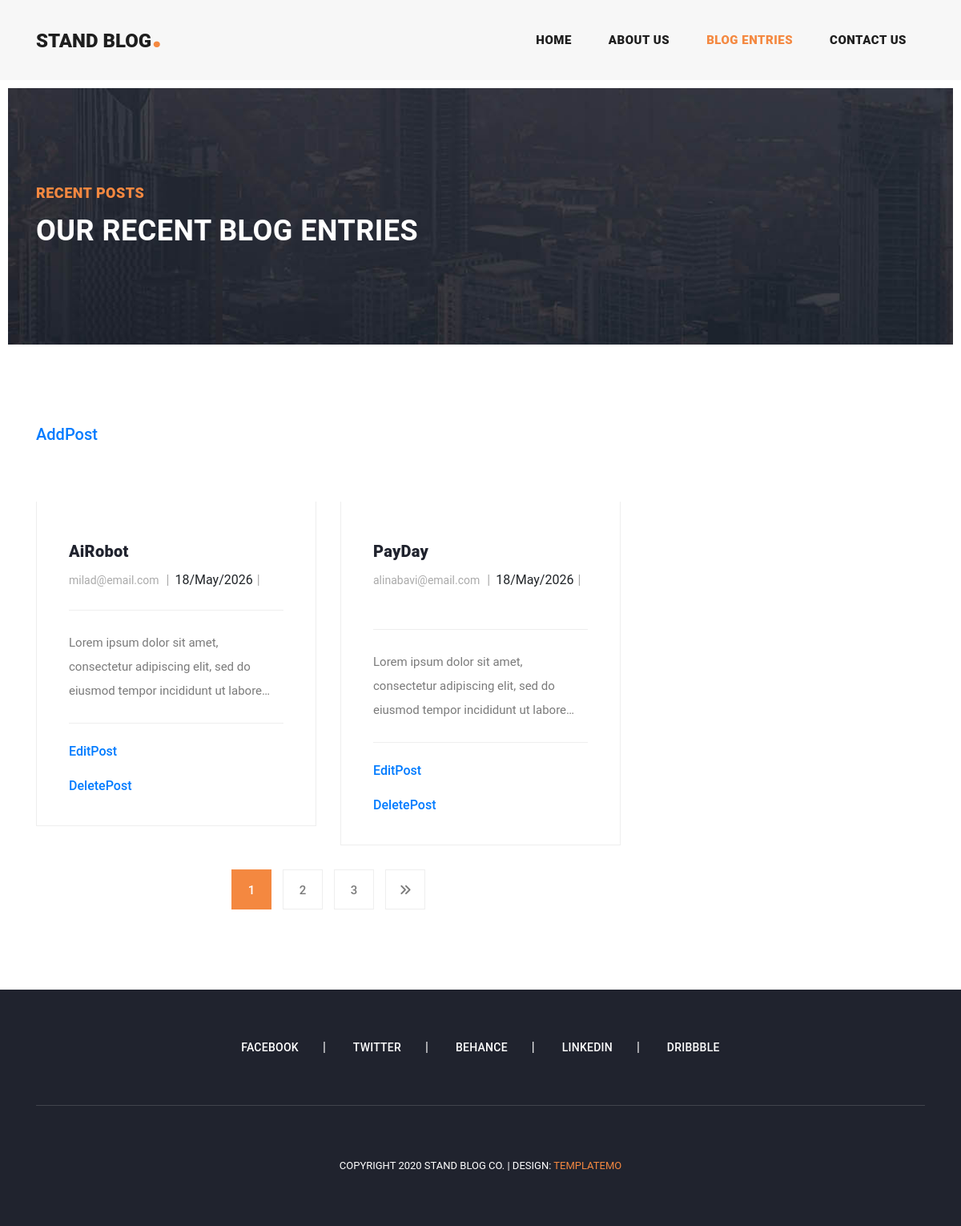
The app's page /blog/post/ (signed in), older data.
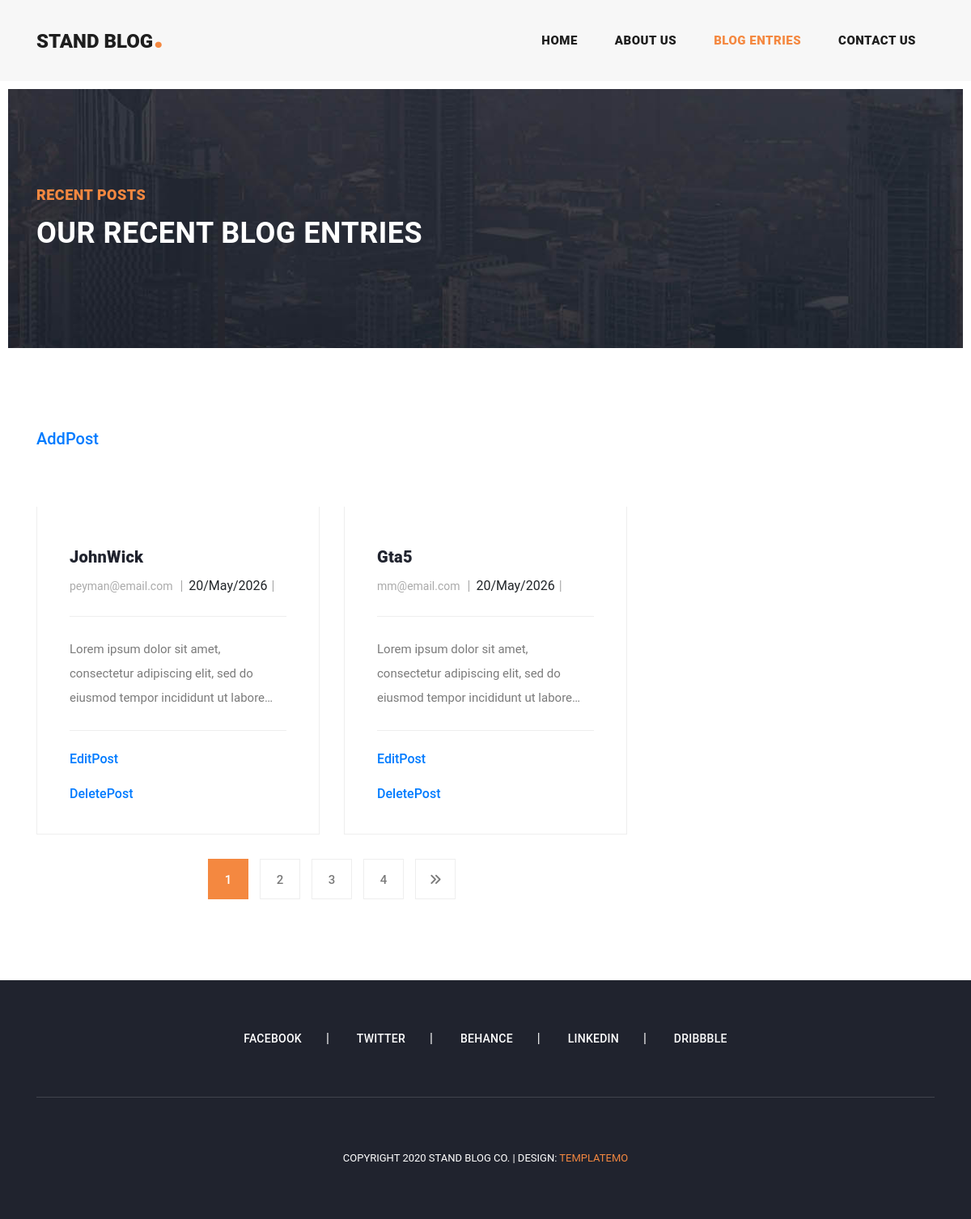
The same page, newer data.
### blog_app/models.py (models this page shows, shortened)
class Post(models.Model):
    author = models.ForeignKey(User, on_delete=models.CASCADE)
    category = models.ForeignKey('Category', on_delete=models.SET_NULL, null=True)
    title = models.CharField(max_length=200)
    image = models.ImageField(blank=True, null=True)
    content = models.TextField()
    status = models.BooleanField(default=False)
    created_date = models.DateTimeField(auto_now_add=True)
    updated_date = models.DateTimeField(auto_now=True)
    published_date = models.DateTimeField()
    slug = models.SlugField(unique=True, blank=True, allow_unicode=True, null=True)
    def get_absolute_url(self):
        return reverse("blog_app:post-detail", kwargs={"slug": self.slug})

### accounts_app/models.py (models this page shows, shortened)
class User(AbstractBaseUser, PermissionsMixin):
    email = models.EmailField(unique=True, max_length=255)
    is_superuser = models.BooleanField(default=False)
    is_active = models.BooleanField(default=True)
    is_staff = models.BooleanField(default=False)
    first_name = models.CharField(max_length=100)
    USERNAME_FIELD = 'email'
    REQUIRED_FIELDS = []
    create_date = models.DateTimeField(auto_now_add=True)
    update_date = models.DateTimeField(auto_now=True)
    objects = UserManager()

### blog_app/views.py (the view)
# urls.py: path('post/', views.PostListView.as_view(), name='post-list'),
class PostListView(PermissionRequiredMixin,LoginRequiredMixin,ListView):
    permission_required = 'blog.view_post'
    queryset = Post.objects.filter(status=True).order_by('-created_date')
    context_object_name = 'posts'
    paginate_by = 2

### blog_app/templates/blog_app/post_list.html (shortened to what this page needs)
{% extends 'base.html' %}
{% load static %}
{% block content %}
    <div class="heading-page header-text">
        <section class="page-heading">
            <div class="container">
                <div class="row">
                    <div class="col-lg-12">
                        <div class="text-content">
                            <h4>Recent Posts</h4>
                            <h2>Our Recent Blog Entries</h2>
                        </div>
                    </div>
                </div>
            </div>
        </section>
    </div>
    <section class="blog-posts grid-system">
        <div class="container">
        <h5><a href="{% url 'blog_app:post-create' %}">AddPost</a></h5>
        <br>
        <br>
            <div class="row">
                <div class="col-lg-8">
                    <div class="all-blog-posts">
                        <div class="row">
                            {% for post in posts %}
                                <div class="col-lg-6">
                                    <div class="blog-post">
                                        <div class="blog-thumb">
                                        </div>
                                        <div class="down-content">
                                            <a href="{{ post.get_absolute_url }}"><h4>{{ post.title }}</h4></a>
                                            <ul class="post-info">
                                                <li>
                                                    {% if post.author.email %}
                                                        <a href="">{{ post.author.email }}</a>
                                                    {% else %}
                                                        {{ post.author.email }}
                                                    {% endif %}
                                                </li>
                                                <li>{{ post.created_date|date:"d/M/Y" }}</li>
                                            </ul>
                                            <p>{{ post.content|truncatechars:100 }}</p>
                                        <h6><a href="{% url 'blog_app:post-update' slug=post.slug %}">EditPost</a></h6>
                                        <br>
                                        <h6><a href="{% url 'blog_app:post-delete' slug=post.slug %}">DeletePost</a></h6>
                                        </div>
                                    </div>
                                </div>
                            {% endfor %}
                            <div class="col-lg-12">
                                <ul class="page-numbers">
                                    {% for num in page_obj.paginator.page_range %}
                                        {% if num == page_obj.number %}
                                            <li class="active"><a href="">{{ num }}</a></li>
                                        {% else %}
                                            <li><a href="?page={{ num }}">{{ num }}</a></li>
                                        {% endif %}
                                    {% endfor %}
                                    {% if page_obj.has_next %}
                                        <li><a href="?page={{ page_obj.next_page_number }}"><i
                                                class="fa fa-angle-double-right"></i></a></li>
                                    {% endif %}
                                </ul>
                            </div>
                        </div>
                    </div>
                </div>
                <div class="col-lg-4">
                    <div class="sidebar">
                        <div class="row">
                            <div class="col-lg-12">
                            </div>
                        </div>
                    </div>
                </div>
            </div>
        </div>
    </section>
{% endblock %}

### templates/base.html (shortened to what this page needs)
{% load static %}
<!DOCTYPE html>
<html lang="en">
<head>
{% include 'head_ref.html' %}
</head>
<body>
{% include 'header.html' %}
{% block content %}{% endblock %}
{% include 'footer.html' %}
</body>
</html>

### templates/head_ref.html (shortened to what this page needs)
{% load static %}
<link href="{% static 'vendor/bootstrap/css/bootstrap.min.css' %}" rel="stylesheet">
<link rel="stylesheet" href="{% static 'assets/css/fontawesome.css' %}">
<link rel="stylesheet" href="https://cdnjs.cloudflare.com/ajax/libs/font-awesome/6.4.0/css/all.min.css" />
<link rel="stylesheet" href="{% static 'assets/css/templatemo-stand-blog.css' %}">
<link rel="stylesheet" href="{% static 'assets/css/owl.css' %}">

### templates/header.html (shortened to what this page needs)
{% load static %}
<header class="">
    <nav class="navbar navbar-expand-lg">
        <div class="container">
            <a class="navbar-brand" href="index.html"><h2>Stand Blog<em>.</em></h2></a>
            <div class="collapse navbar-collapse" id="navbarResponsive">
                <ul class="navbar-nav ml-auto">
                    <li class="nav-item {% if request.resolver_match.url_name == 'index' %}active bg-orange{% endif %}">
                        <a class="nav-link" href="{% url 'home_app:index' %}">Home</a>
                    </li>
                    <li class="nav-item">
                        <a class="nav-link" href="about.html">About Us</a>
                    </li>
                    <li class="nav-item">
                        <a class="nav-link {% if request.resolver_match.url_name == 'post-list' %}active bg-orange{% endif %}"
                           href="{% url 'blog_app:post-list' %}">Blog Entries</a>
                    </li>
                    <li class="nav-item">
                        <a class="nav-link" href="contact.html">Contact Us</a>
                    </li>
                </ul>
            </div>
        </div>
    </nav>
</header>

### templates/footer.html
{% load static %}
<footer>
    <div class="container">
        <div class="row">
            <div class="col-lg-12">
                <ul class="social-icons">
                    <li><a href="">Facebook</a></li>
                    <li><a href="">Twitter</a></li>
                    <li><a href="">Behance</a></li>
                    <li><a href="">Linkedin</a></li>
                    <li><a href="">Dribbble</a></li>
                </ul>
            </div>
            <div class="col-lg-12">
                <div class="copyright-text">
                    <p>Copyright 2020 Stand Blog Co.
                        | Design: <a rel="nofollow" href="https://templatemo.com" target="_parent">TemplateMo</a></p>
                </div>
            </div>
        </div>
    </div>
</footer>

### templates/foot_ref.html (shortened to what this page needs)
{% load static %}

### staticfiles/assets/css/templatemo-stand-blog.css (style rules this page uses)
body { font-family: 'Roboto', sans-serif; overflow-x: hidden; text-rendering: optimizeLegibility; -webkit-font-smoothing: antialiased; -moz-osx-font-smoothing: grayscale; }
p { margin-bottom: 0px; font-size: 15px; font-weight: 400; color: #7a7a7a; line-height: 30px; }
a { text-decoration: none!important; }
ul { padding: 0; margin: 0; list-style: none; }
h1,h2,h3,h4,h5,h6 { margin: 0px; }
.heading-page { padding-top: 110px; }
.page-heading { margin: 0px 10px; padding: 120px 0px; text-align: left; background-position: center center; background-repeat: no-repeat; background-size: cover; background-image: url(../images/heading-bg.jpg); }
.page-heading .text-content h4 { color: #f48840; font-size: 18px; text-transform: uppercase; font-weight: 900; letter-spacing: 0.5px; margin-bottom: 15px; }
.page-heading .text-content h2 { color: #fff; font-size: 36px; font-weight: 700; text-transform: uppercase; letter-spacing: 0.5px; }
header { position: absolute; z-index: 99999; width: 100%; height: 100px; background-color: #f7f7f7; -webkit-transition: all 0.3s ease-in-out 0s; -moz-transition: all 0.3s ease-in-out 0s; -o-transition: all 0.3s ease-in-out 0s; transition: all 0.3s ease-in-out 0s; }
header .navbar { padding: 25px 0px; }
.navbar .navbar-brand { float: left; margin-top: -12px; outline: none; }
.navbar .navbar-brand h2 { color: #1e1e1e; text-transform: uppercase; font-size: 24px; font-weight: 900; -webkit-transition: all .3s ease 0s; -moz-transition: all .3s ease 0s; -o-transition: all .3s ease 0s; transition: all .3s ease 0s; }
.navbar .navbar-brand h2 em { font-size: 44px; font-style: normal; color: #f48840; }
#navbarResponsive { z-index: 999; }
.navbar-collapse { text-align: center; }
.navbar .navbar-nav .nav-item { margin: 0px 15px; }
.navbar .navbar-nav a.nav-link { text-transform: capitalize; font-size: 15px; font-weight: 800; text-transform: uppercase; letter-spacing: 0.5px; color: #1e1e1e; transition: all 0.3s; }
.navbar .navbar-nav .nav-link:hover, .navbar .navbar-nav .active>.nav-link, .navbar .navbar-nav .nav-link.active, .navbar .navbar-nav .nav-link.show, .navbar .navbar-nav .show>.nav-link { color: #f48840; }
.blog-posts { margin-top: 100px; }
.blog-posts .blog-post { margin-bottom: 30px; }
.blog-posts .down-content { padding: 40px; border-right: 1px solid #eee; border-left: 1px solid #eee; border-bottom: 1px solid #eee; }
.blog-posts .down-content h4 { font-size: 24px; text-transform: capitalize; letter-spacing: 0.5px; font-weight: 900; color: #20232e; margin: 10px 0px 12px 0px; }
.blog-posts .down-content ul.post-info li { display: inline-block; margin-right: 8px; }
.blog-posts .down-content ul.post-info li:after { content: '|'; color: #aaa; margin-left: 8px; }
.blog-posts .down-content h4 { font-size: 20px; letter-spacing: 0.25px; }
.grid-system .down-content ul.post-info li { margin-right: 3px; }
.grid-system .down-content ul.post-info li:after { margin-left: 5px; }
.blog-posts .down-content ul.post-info li a { font-size: 14px; color: #aaa; font-weight: 400; transition: all .3s; }
.blog-posts .down-content p { padding: 25px 0px; margin: 25px 0px; border-top: 1px solid #eee; border-bottom: 1px solid #eee; }
ul.page-numbers { text-align: center; }
ul.page-numbers li { display: inline-block; margin: 0px 5px; }
ul.page-numbers li a { width: 50px; height: 50px; display: inline-block; text-align: center; line-height: 50px; font-size: 15px; color: #7a7a7a; border: 1px solid #eee; font-weight: 500; transition: all 0.3s; }
ul.page-numbers li.active a { background-color: #f48840; border-color: #f48840; color: #fff; }
.sidebar { margin-left: 30px; }
footer { margin-top: 100px; text-align: center; background-color: #20232e; padding: 60px 0px; }
footer ul.social-icons { padding-bottom: 60px; margin-bottom: 60px; border-bottom: 1px solid rgba(250,250,250,0.15); }
footer ul.social-icons li { display: inline-block; margin-right: 30px; }
footer ul.social-icons li:after { content: "|"; color: #fff; margin-left: 30px; }
footer ul.social-icons li:last-child { margin-right: 0px; }
footer ul.social-icons li:last-child::after { display: none; }
footer ul.social-icons li a { font-size: 14px; text-transform: uppercase; color: #fff; font-weight: 500; letter-spacing: 0.25px; transition: all .3s; }
footer p { font-size: 13px; text-transform: uppercase; color: #fff; }
footer p a { color: #f48840; }

Row changes from the older to the newer data that the page shows:
no longer on this page (row unchanged): Post: title "AiRobot", author.email "milad@email.com", created_date "18/May/2026", content "Lorem ipsum dolor sit amet, consectetur adipiscing elit, sed do eiusmod tempor incididunt ut labore…"
no longer on this page (row unchanged): Post: title "PayDay", author.email "alinabavi@email.com", created_date "18/May/2026", content "Lorem ipsum dolor sit amet, consectetur adipiscing elit, sed do eiusmod tempor incididunt ut labore…"
added Post: title "JohnWick", author.email "peyman@email.com", created_date "20/May/2026", content "Lorem ipsum dolor sit amet, consectetur adipiscing elit, sed do eiusmod tempor incididunt ut labore…"
added Post: title "Gta5", author.email "mm@email.com", created_date "20/May/2026", content "Lorem ipsum dolor sit amet, consectetur adipiscing elit, sed do eiusmod tempor incididunt ut labore…"
Text that changed along with them:
new list line: "4"
